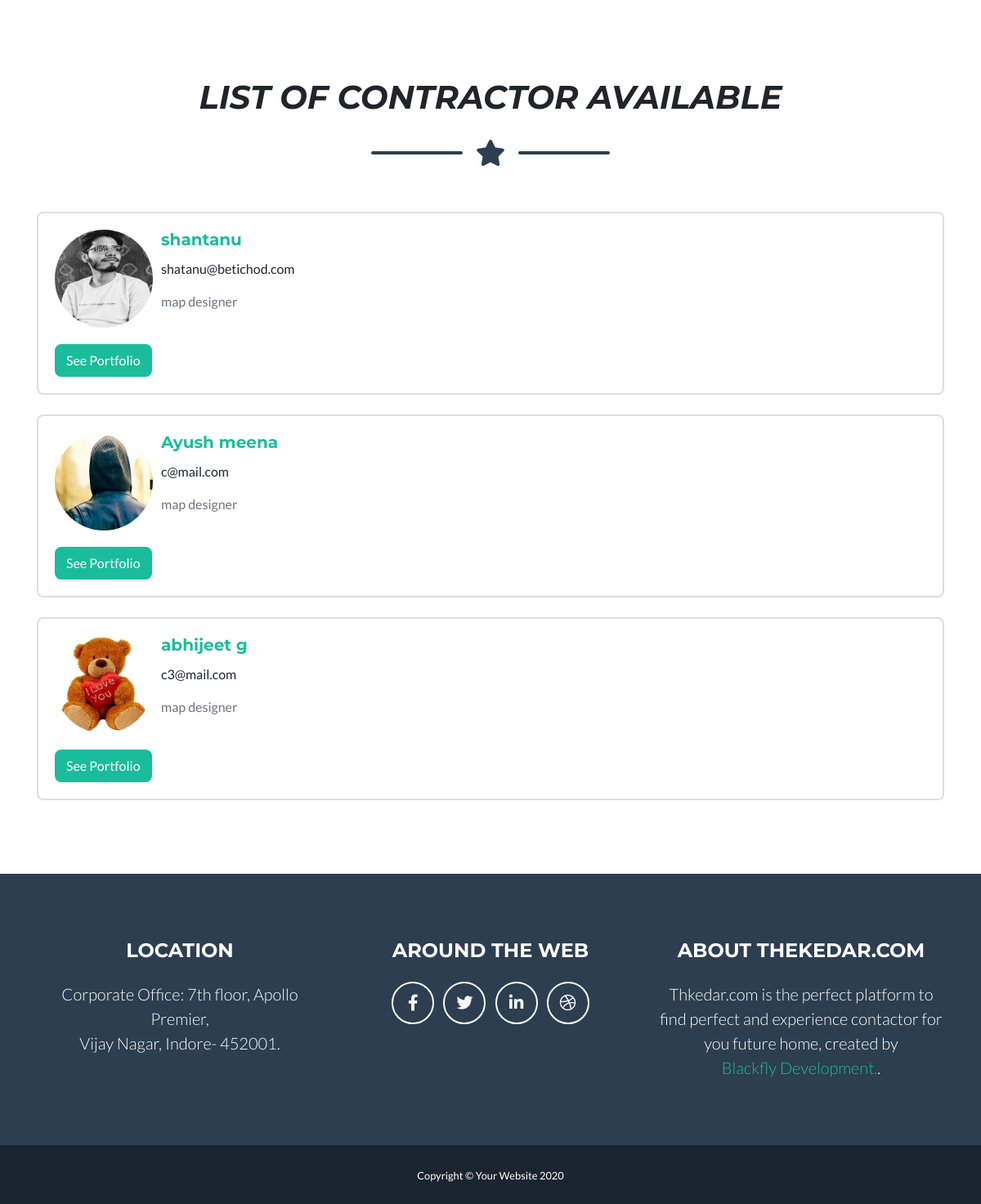
/list (signed in, lower part), run on an earlier commit of the app's database.
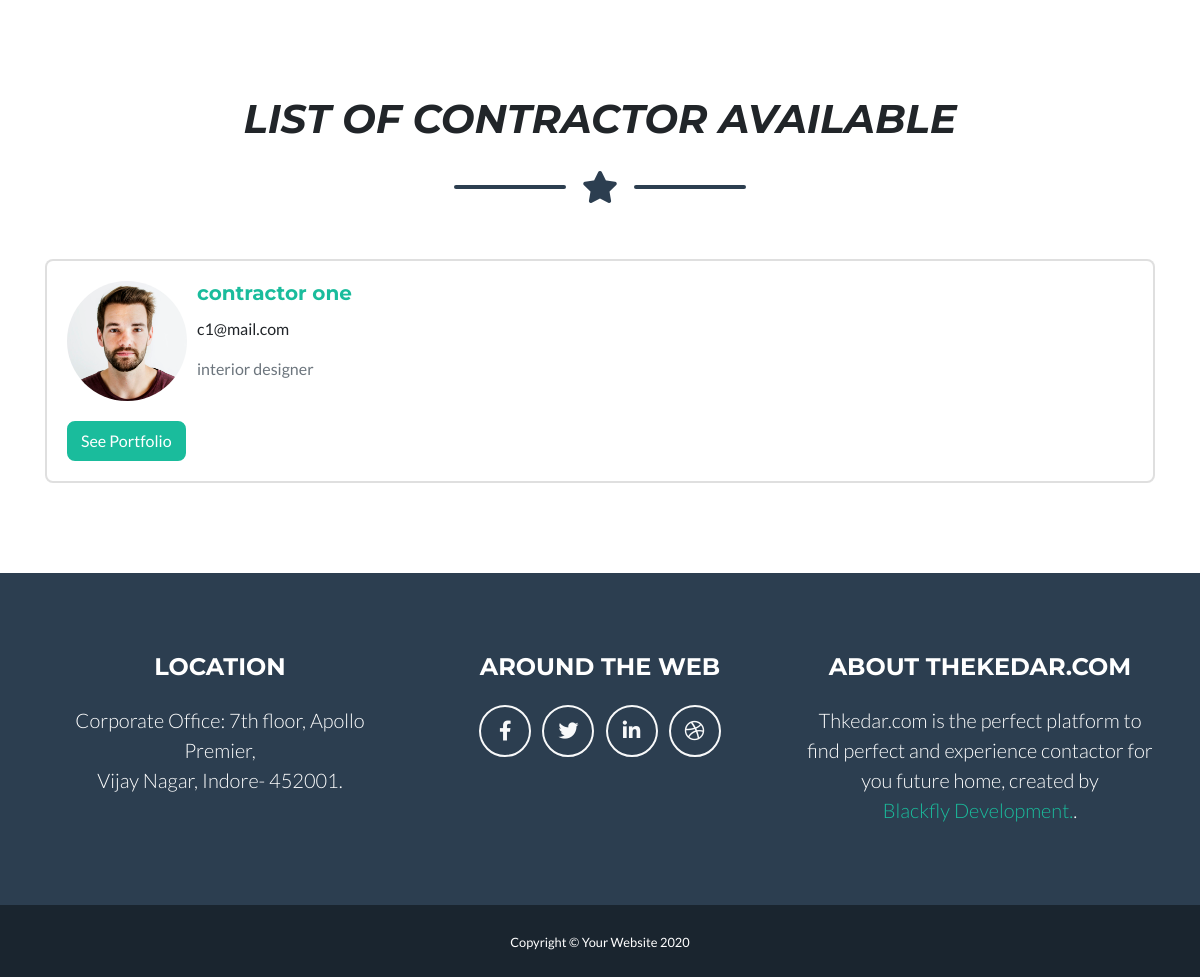
And on a later commit of the database.
### Contractor/models.py (models this page shows, shortened)
class ContractorLogin(models.Model):
    user = models.OneToOneField(User,on_delete=models.CASCADE)
    name = models.CharField(max_length=20,unique=False,null=True)
    mobile_no = models.BigIntegerField(blank=True, null=True)
    address = models.CharField(max_length=150,unique=False,null=True)
    occupation  = models.CharField(max_length=50,choices=sorted(occupation_CHOICES),default='null')
    experience = models.IntegerField(blank=True, null=True)
    about_self = models.CharField(max_length=150,null=True,blank=True)
    profile_pic=models.ImageField(upload_to='profile_pic',blank=True)
    sample_work_1=models.ImageField(upload_to='sample_work_1',blank=True)
    sample_work_2=models.ImageField(upload_to='sample_work_2',blank=True)
    sample_work_3=models.ImageField(upload_to='sample_work_3',blank=True)
    sample_work_4=models.ImageField(upload_to='sample_work_4',blank=True)
    sample_work_5=models.ImageField(upload_to='sample_work_5',blank=True)
    sample_work_6=models.ImageField(upload_to='sample_work_6',blank=True)

### client/views.py (the view)
# urls.py: path('list',views.List.as_view(),name='list'),
class List(ListView,LoginRequiredMixin):
    model = ContractorLogin
    template_name = 'client/contractor_list.html'

### client/templates/client/contractor_list.html (shortened to what this page needs)
<!DOCTYPE html>
{% extends 'client/base.html' %}
{% load bootstrap4 %}
{% load static %}
{% block content %}
 <section class="page-section portfolio " >
    <div class="container d-flex align-items-center flex-column">
 <h1 class="masthead-heading text-uppercase mb-0"><i>List of Contractor Available</i></h1>
      <div class="divider-custom">
        <div class="divider-custom-line"></div>
        <div class="divider-custom-icon">
          <i class="fas fa-star"></i>
        </div>
        <div class="divider-custom-line"></div>
      </div>
 </div>
<div >
<div class="container">
      {% for request in contractorlogin_list %}
<br>
    <div class="card">
    <div class="card-body">
      {% if user.is_authenticated%}
         {% if request.profile_pic %}
          <img style="float:left; margin-right:10px; width:120px; height:120px; border:none; border-radius:50%;" src="{{ request.profile_pic.url }}" alt="Card image cap">
          {% else %}
          <img style="float:left; margin-right:10px; width:120px; height:120px; border:none; border-radius:50%;" src="{% static 'img/avataaars.svg' %}" alt="Card image cap">
            {% endif %}
         {% endif %}
    <h5 class="card-title"><a href="{% url 'client:contractor_profile_view' pk=request.pk %}">{{request.name}}</a></h5>
    <p class="card-text">{{request.user.email}}</p>
      <p class="text-muted">{{request.occupation}}</p>
      <br>
    <a href="{% url 'client:contractor_profile_view' pk=request.pk %}" class="btn btn-primary">See Portfolio</a>
  </div>
</div>
    {% endfor %}
</div>
</div>
 </section>
    <br>
{% endblock %}

### client/templates/client/base.html (shortened to what this page needs)
<!DOCTYPE html>
{% load static %}
<html lang="en">
<head>
  <link href="{% static 'vendor/fontawesome-free/css/all.min.css' %}" rel="stylesheet" type="text/css">
  <link href="{% static 'css/freelancer.min.css' %}" rel="stylesheet">
  <link href="{% static 'css/mycss.css' %}" rel="stylesheet">
</head>
<body  >
{%  block content %}
{% endblock %}
  <footer class="footer text-center">
    <div class="container">
      <div class="row">
        <div class="col-lg-4 mb-5 mb-lg-0">
          <h4 class="text-uppercase mb-4">Location</h4>
          <p class="lead mb-0">Corporate Office: 7th floor, Apollo Premier,
            <br>Vijay Nagar, Indore- 452001.</p>
        </div>
        <div class="col-lg-4 mb-5 mb-lg-0">
          <h4 class="text-uppercase mb-4">Around the Web</h4>
          <a class="btn btn-outline-light btn-social mx-1" href="#">
            <i class="fab fa-fw fa-facebook-f"></i>
          </a>
          <a class="btn btn-outline-light btn-social mx-1" href="#">
            <i class="fab fa-fw fa-twitter"></i>
          </a>
          <a class="btn btn-outline-light btn-social mx-1" href="#">
            <i class="fab fa-fw fa-linkedin-in"></i>
          </a>
          <a class="btn btn-outline-light btn-social mx-1" href="#">
            <i class="fab fa-fw fa-dribbble"></i>
          </a>
        </div>
          <div class="col-lg-4">
          <h4 class="text-uppercase mb-4">About Thekedar.com</h4>
          <p class="lead mb-0">Thkedar.com is the perfect platform to find perfect and experience contactor for you future home, created by
            <a href="#"> <br> Blackfly Development.</a>.</p>
        </div>
      </div>
    </div>
  </footer>
  <section class="copyright py-4 text-center text-white">
    <div class="container">
      <small>Copyright &copy; Your Website 2020</small>
    </div>
  </section>
 </body>
</html>

What changed in the data, as far as the page shows it:
removed ContractorLogin: profile_pic (picture), name "shantanu", user.email "shatanu@betichod.com", occupation "map designer"
removed ContractorLogin: profile_pic (picture), name "Ayush meena", user.email "c@mail.com", occupation "map designer"
removed ContractorLogin: profile_pic (picture), name "abhijeet g", user.email "c3@mail.com", occupation "map designer"
added ContractorLogin: profile_pic (picture), name "contractor one", user.email "c1@mail.com", occupation "interior designer"
